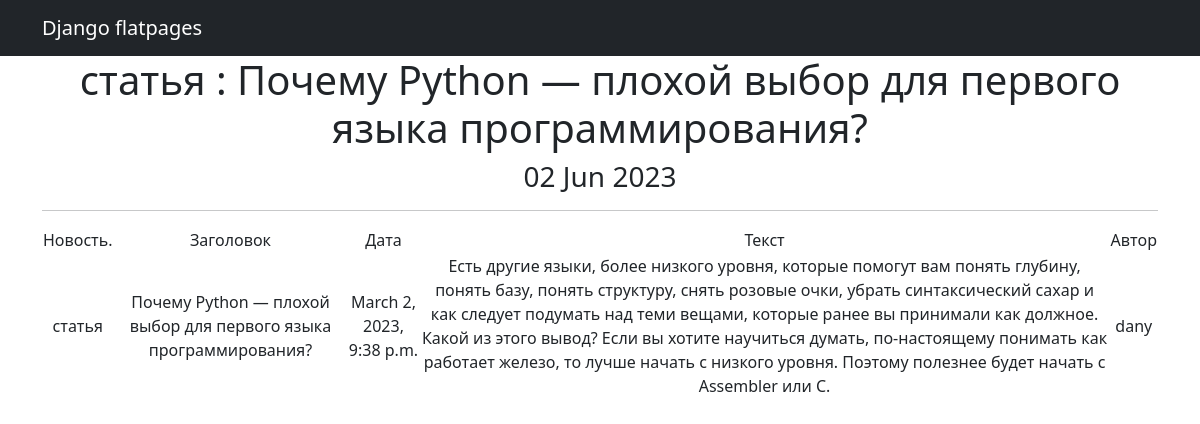
/articles/10, run on the app's committed database.
### news/models.py (models this page shows, shortened)
class Post(models.Model):
    author = models.ForeignKey(Author, on_delete=models.CASCADE)
    content_type = models.CharField(max_length=256, choices=ContentType.choices)
    data = models.DateTimeField(auto_now_add=True)
    content_header = models.CharField(max_length=256)
    content_text = models.CharField(max_length=5000)
    content_rating = models.IntegerField(default=0)
    category = models.ManyToManyField(Category, through='PostCategory')
    def __str__(self):
        return f' {self.content_type} : {self.content_header}'

class Author(models.Model):
    user = models.OneToOneField(User, on_delete=models.CASCADE)
    rating = models.IntegerField(default=0)
    def __str__(self):
        return self.user.username

### news/views.py (the view)
# urls.py: path('<int:pk>', PostDetail.as_view(), name='post_details'),
class PostDetail(DetailView):
    model = Post
    template_name = 'news/post_details.html'
    context_object_name = 'posts'
    def get_context_data(self, **kwargs):
        context = super().get_context_data(**kwargs)
        context['time_now'] = datetime.utcnow()
        return context

### templates/news/post_details.html (shortened to what this page needs)
{% extends 'flatpages/default.html' %}
{% block content %}
<h1>{{ posts}}</h1>
    <h3>{{ time_now|date:'d M Y' }}</h3>
    <hr>
       <table>
           <tr>
               <td>Новость.</td>
               <td>Заголовок</td>
               <td>Дата</td>
               <td>Текст</td>
               <td>Автор</td>
           </tr>
           <tr>
               <td>{{ posts.content_type }}</td>
               <td>{{ posts.content_header }}</td>
               <td>{{ posts.data }}</td>
               <td>{{ posts.content_text}}</td>
               <td>{{ posts.author}}</td>
           </tr>
       </table>
{% endblock content %}

### data on the page
Post: content_type+content_header "статья : Почему Python — плохой выбор для первого языка программирования?", content_type "статья", content_header "Почему Python — плохой выбор для первого языка программирования?", data "March 2, 2023, 9:38 p.m.", content_text "Есть другие языки, более низкого уровня, которые помогут вам понять глубину, понять базу, понять структуру, снять розовые очки, убрать синтаксический сахар и как следует подумать над теми вещами, которые ранее вы принимали как должное. Какой из этого вывод? Если вы хотите научиться думать, по-настоящему понимать как работает железо, то лучше начать с низкого уровня. Поэтому полезнее будет начать с Assembler или C.", author "dany"

### other printed values
{{ time_now|date:'d M Y' }} "02 Jun 2023"
